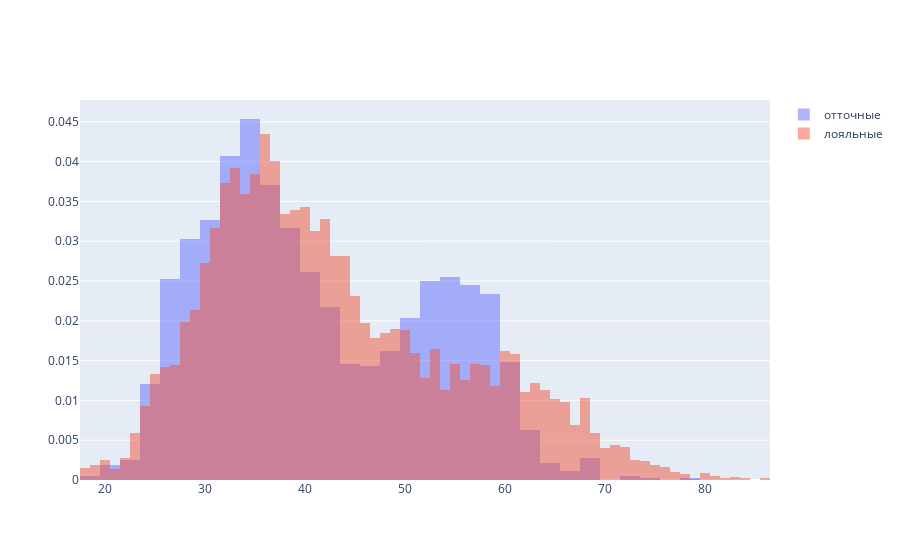

Notebook code for this chart:
### Markdown cell above
[описание столбцов](#columns)

### Code cell
fig = go.Figure()
fig.add_trace(go.Histogram(x=df.query('churn == 1')['age'], histnorm='probability density', name='отточные'))
fig.add_trace(go.Histogram(x=df.query('churn == 0')['age'], histnorm='probability density', name='лояльные'))
fig.update_layout(barmode='overlay')
fig.update_traces(opacity=0.5)

### Figure 1 — Plotly figure (JSON) as saved in the notebook; plotly's stock layout.template omitted (floating-point values rounded to 4 significant figures; data arrays with more than 128 entries replaced by an {"elided": "..."} marker saying what was removed)
{"data": [{"histnorm": "probability density", "name": "отточные", "opacity": 0.5, "type": "histogram", "x": {"elided": "1820 int values"}}, {"histnorm": "probability density", "name": "лояльные", "opacity": 0.5, "type": "histogram", "x": {"elided": "8180 int values"}}], "layout": {"barmode": "overlay"}}
